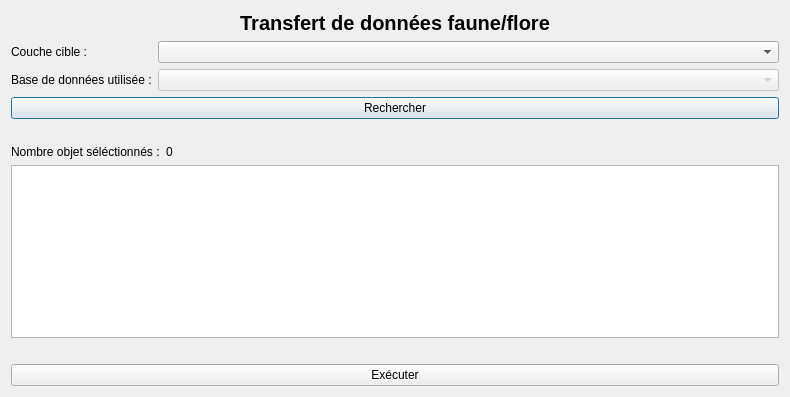
<?xml version="1.0" encoding="UTF-8"?>
<ui version="4.0">
 <class>dlg_settings</class>
 <widget class="QDialog" name="dlg_settings">
  <property name="geometry">
   <rect>
    <x>0</x>
    <y>0</y>
    <width>790</width>
    <height>397</height>
   </rect>
  </property>
  <property name="windowTitle">
   <string>Paramètres</string>
  </property>
  <property name="autoFillBackground">
   <bool>true</bool>
  </property>
  <property name="locale">
   <locale language="English" country="UnitedStates"/>
  </property>
  <layout class="QVBoxLayout" name="verticalLayout">
   <item>
    <widget class="QLabel" name="lbl_title">
     <property name="font">
      <font>
       <pointsize>15</pointsize>
       <weight>75</weight>
       <bold>true</bold>
      </font>
     </property>
     <property name="cursor">
      <cursorShape>BlankCursor</cursorShape>
     </property>
     <property name="locale">
      <locale language="French" country="France"/>
     </property>
     <property name="text">
      <string>Transfert de données faune/flore</string>
     </property>
     <property name="alignment">
      <set>Qt::AlignCenter</set>
     </property>
    </widget>
   </item>
   <item>
    <layout class="QFormLayout" name="formLayout_2">
     <item row="1" column="0">
      <widget class="QLabel" name="lbl_table_cible">
       <property name="locale">
        <locale language="French" country="France"/>
       </property>
       <property name="text">
        <string>Couche cible :</string>
       </property>
      </widget>
     </item>
     <item row="1" column="1">
      <widget class="QComboBox" name="cbx_table_cible">
       <property name="locale">
        <locale language="French" country="France"/>
       </property>
       <property name="currentText">
        <string/>
       </property>
      </widget>
     </item>
     <item row="6" column="0" colspan="2">
      <widget class="QPushButton" name="btn_recherch">
       <property name="locale">
        <locale language="French" country="France"/>
       </property>
       <property name="text">
        <string>Rechercher</string>
       </property>
      </widget>
     </item>
     <item row="2" column="0">
      <widget class="QLabel" name="lbl_database">
       <property name="text">
        <string>Base de données utilisée :</string>
       </property>
      </widget>
     </item>
     <item row="2" column="1">
      <widget class="QComboBox" name="cbx_database">
       <property name="enabled">
        <bool>false</bool>
       </property>
      </widget>
     </item>
    </layout>
   </item>
   <item>
    <spacer name="verticalSpacer">
     <property name="orientation">
      <enum>Qt::Vertical</enum>
     </property>
     <property name="sizeHint" stdset="0">
      <size>
       <width>20</width>
       <height>40</height>
      </size>
     </property>
    </spacer>
   </item>
   <item>
    <layout class="QFormLayout" name="formLayout_3">
     <item row="0" column="0">
      <widget class="QLabel" name="lbl_nbObjSel">
       <property name="locale">
        <locale language="French" country="France"/>
       </property>
       <property name="text">
        <string>Nombre objet séléctionnés :</string>
       </property>
      </widget>
     </item>
     <item row="0" column="1">
      <widget class="QLabel" name="blb_nbObjSel_value">
       <property name="locale">
        <locale language="French" country="France"/>
       </property>
       <property name="text">
        <string>0</string>
       </property>
      </widget>
     </item>
     <item row="1" column="0" colspan="2">
      <widget class="QListWidget" name="lst_cibles"/>
     </item>
    </layout>
   </item>
   <item>
    <spacer name="horizontalSpacer">
     <property name="orientation">
      <enum>Qt::Horizontal</enum>
     </property>
     <property name="sizeHint" stdset="0">
      <size>
       <width>40</width>
       <height>20</height>
      </size>
     </property>
    </spacer>
   </item>
   <item>
    <widget class="QPushButton" name="btn_exec">
     <property name="locale">
      <locale language="French" country="France"/>
     </property>
     <property name="text">
      <string>Exécuter</string>
     </property>
    </widget>
   </item>
  </layout>
 </widget>
 <resources/>
 <connections/>
</ui>
